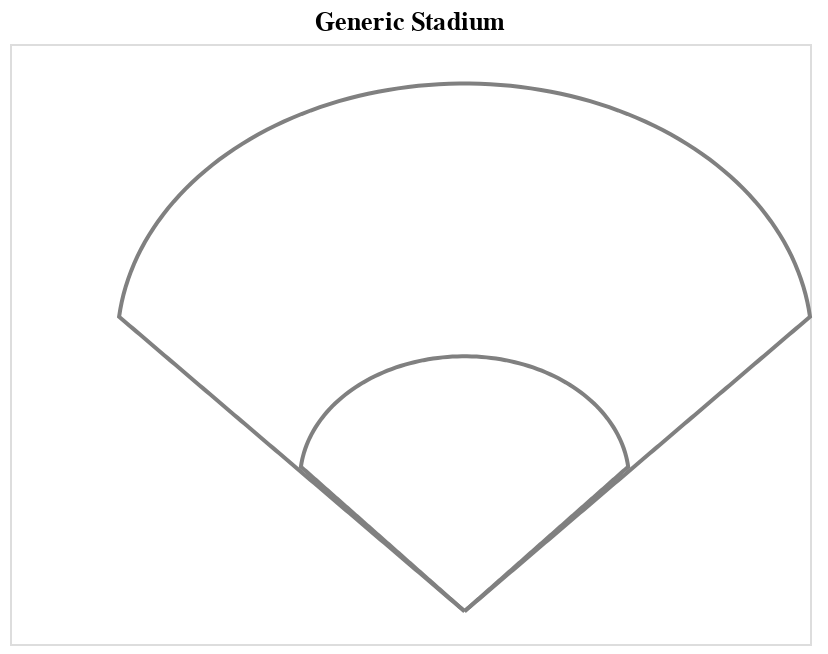

Notebook source saved alongside this figure:
### Code cell
pybaseball.plot_stadium('generic')

### Figure 1 — Vega-Lite specification as saved in the notebook (floating-point values rounded to 4 significant figures; data arrays with more than 128 entries replaced by an {"elided": "..."} marker saying what was removed)
{"config": {"view": {"continuousWidth": 400, "continuousHeight": 300}}, "data": {"name": "data-99949006d44a800adf6b870afd442ca2"}, "mark": "line", "encoding": {"color": {"type": "nominal", "field": "segment", "legend": null, "scale": {"range": ["grey"]}}, "order": {"type": "nominal", "field": "segment"}, "x": {"type": "quantitative", "axis": null, "field": "x", "scale": {"zero": true}}, "y": {"type": "quantitative", "axis": null, "field": "y", "scale": {"zero": true}}}, "title": "Generic Stadium", "$schema": "https://vega.github.io/schema/vega-lite/v4.8.1.json", "datasets": {"data-99949006d44a800adf6b870afd442ca2": {"elided": "600 records"}}}
